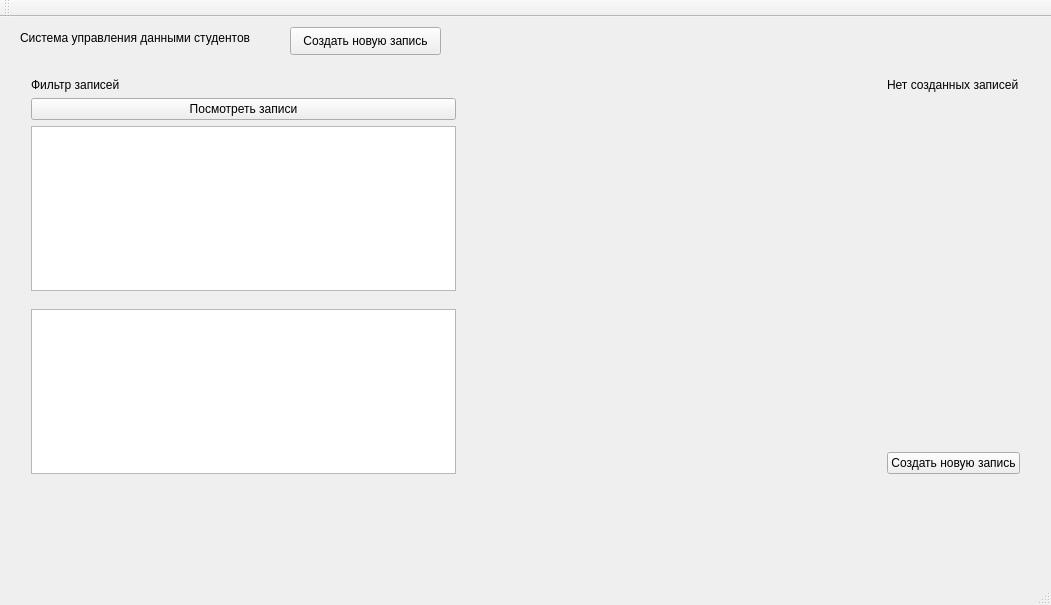
<?xml version="1.0" encoding="UTF-8"?>
<ui version="4.0">
 <class>MainWindow</class>
 <widget class="QMainWindow" name="MainWindow">
  <property name="geometry">
   <rect>
    <x>0</x>
    <y>0</y>
    <width>1051</width>
    <height>605</height>
   </rect>
  </property>
  <property name="windowTitle">
   <string>MainWindow</string>
  </property>
  <widget class="QWidget" name="centralWidget">
   <widget class="QLabel" name="label">
    <property name="geometry">
     <rect>
      <x>20</x>
      <y>0</y>
      <width>701</width>
      <height>41</height>
     </rect>
    </property>
    <property name="text">
     <string>Система управления данными студентов</string>
    </property>
   </widget>
   <widget class="QPushButton" name="createItemButton">
    <property name="geometry">
     <rect>
      <x>290</x>
      <y>10</y>
      <width>151</width>
      <height>28</height>
     </rect>
    </property>
    <property name="text">
     <string>Создать новую запись</string>
    </property>
   </widget>
   <widget class="QWidget" name="">
    <property name="geometry">
     <rect>
      <x>20</x>
      <y>50</y>
      <width>1011</width>
      <height>418</height>
     </rect>
    </property>
    <layout class="QHBoxLayout" name="horizontalLayout">
     <item>
      <layout class="QVBoxLayout" name="sidebarLayout">
       <item>
        <widget class="QLabel" name="filterName">
         <property name="text">
          <string>Фильтр записей</string>
         </property>
        </widget>
       </item>
       <item>
        <widget class="QPushButton" name="showListButton">
         <property name="text">
          <string>Посмотреть записи</string>
         </property>
        </widget>
       </item>
       <item>
        <widget class="QTreeView" name="listLearningProgram"/>
       </item>
       <item>
        <spacer name="verticalSpacer">
         <property name="orientation">
          <enum>Qt::Vertical</enum>
         </property>
         <property name="sizeHint" stdset="0">
          <size>
           <width>20</width>
           <height>40</height>
          </size>
         </property>
        </spacer>
       </item>
       <item>
        <widget class="QTreeView" name="listLearningYear"/>
       </item>
      </layout>
     </item>
     <item>
      <spacer name="horizontalSpacer">
       <property name="orientation">
        <enum>Qt::Horizontal</enum>
       </property>
       <property name="sizeHint" stdset="0">
        <size>
         <width>40</width>
         <height>20</height>
        </size>
       </property>
      </spacer>
     </item>
     <item>
      <layout class="QVBoxLayout" name="contentLayout">
       <item>
        <widget class="QLabel" name="noListLabel">
         <property name="text">
          <string>Нет созданных записей</string>
         </property>
        </widget>
       </item>
       <item>
        <spacer name="verticalSpacer_2">
         <property name="orientation">
          <enum>Qt::Vertical</enum>
         </property>
         <property name="sizeHint" stdset="0">
          <size>
           <width>20</width>
           <height>40</height>
          </size>
         </property>
        </spacer>
       </item>
       <item>
        <widget class="QPushButton" name="createItemButton_2">
         <property name="text">
          <string>Создать новую запись</string>
         </property>
        </widget>
       </item>
      </layout>
     </item>
    </layout>
   </widget>
  </widget>
  <widget class="QMenuBar" name="menuBar">
   <property name="geometry">
    <rect>
     <x>0</x>
     <y>0</y>
     <width>1051</width>
     <height>26</height>
    </rect>
   </property>
  </widget>
  <widget class="QToolBar" name="mainToolBar">
   <attribute name="toolBarArea">
    <enum>TopToolBarArea</enum>
   </attribute>
   <attribute name="toolBarBreak">
    <bool>false</bool>
   </attribute>
  </widget>
  <widget class="QStatusBar" name="statusBar"/>
 </widget>
 <layoutdefault spacing="6" margin="11"/>
 <resources/>
 <connections/>
</ui>
